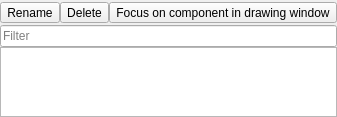
  <widget class="QDockWidget" name="dockDesign">
   <property name="windowIcon">
    <iconset>
     <normalon>:/design</normalon>
    </iconset>
   </property>
   <property name="toolTip">
    <string>Design Dock</string>
   </property>
   <property name="statusTip">
    <string>Design Dock</string>
   </property>
   <property name="whatsThis">
    <string>Design Dock</string>
   </property>
   <property name="accessibleName">
    <string>Design Dock</string>
   </property>
   <property name="accessibleDescription">
    <string>Design Dock</string>
   </property>
   <property name="floating">
    <bool>false</bool>
   </property>
   <property name="features">
    <set>QDockWidget::AllDockWidgetFeatures</set>
   </property>
   <property name="windowTitle">
    <string>QComponents</string>
   </property>
   <attribute name="dockWidgetArea">
    <number>1</number>
   </attribute>
   <widget class="QWidget" name="dockWidgetContents">
    <layout class="QVBoxLayout" name="verticalLayout_3">
     <property name="spacing">
      <number>0</number>
     </property>
     <property name="leftMargin">
      <number>0</number>
     </property>
     <property name="topMargin">
      <number>0</number>
     </property>
     <property name="rightMargin">
      <number>0</number>
     </property>
     <property name="bottomMargin">
      <number>0</number>
     </property>
     <item>
      <layout class="QGridLayout" name="gridLayout">
       <property name="sizeConstraint">
        <enum>QLayout::SetNoConstraint</enum>
       </property>
       <property name="topMargin">
        <number>2</number>
       </property>
       <property name="bottomMargin">
        <number>2</number>
       </property>
       <property name="spacing">
        <number>0</number>
       </property>
       <item row="0" column="2">
        <widget class="QToolButton" name="btn_comp_zoom">
         <property name="toolTip">
          <string>Focus on component in drawing window</string>
         </property>
         <property name="statusTip">
          <string>Focus on component in drawing window</string>
         </property>
         <property name="text">
          <string>Focus on component in drawing window</string>
         </property>
         <property name="icon">
          <iconset resource="main_window_rc.qrc">
           <normaloff>:/fullscreen</normaloff>:/fullscreen</iconset>
         </property>
        </widget>
       </item>
       <item row="0" column="1">
        <widget class="QToolButton" name="btn_comp_del">
         <property name="toolTip">
          <string>Delete a selected component</string>
         </property>
         <property name="statusTip">
          <string>Delete a selected component</string>
         </property>
         <property name="whatsThis">
          <string>Delete a selected component</string>
         </property>
         <property name="text">
          <string>Delete</string>
         </property>
         <property name="icon">
          <iconset resource="main_window_rc.qrc">
           <normaloff>:/delete</normaloff>:/delete</iconset>
         </property>
         <property name="popupMode">
          <enum>QToolButton::DelayedPopup</enum>
         </property>
         <property name="toolButtonStyle">
          <enum>Qt::ToolButtonIconOnly</enum>
         </property>
        </widget>
       </item>
       <item row="0" column="0">
        <widget class="QToolButton" name="btn_comp_rename">
         <property name="text">
          <string>Rename</string>
         </property>
        </widget>
       </item>
      </layout>
     </item>
     <item>
      <layout class="QHBoxLayout" name="horizontalLayout">
       <property name="spacing">
        <number>0</number>
       </property>
       <item>
        <widget class="QLineEdit" name="filter_text_design">
         <property name="text">
          <string/>
         </property>
         <property name="placeholderText">
          <string>Filter</string>
         </property>
         <property name="clearButtonEnabled">
          <bool>true</bool>
         </property>
        </widget>
       </item>
      </layout>
     </item>
     <item>
      <widget class="QTableView_AllComponents" name="tableComponents">
       <property name="sizeAdjustPolicy">
        <enum>QAbstractScrollArea::AdjustToContents</enum>
       </property>
       <property name="autoScroll">
        <bool>false</bool>
       </property>
       <property name="alternatingRowColors">
        <bool>true</bool>
       </property>
       <property name="selectionBehavior">
        <enum>QAbstractItemView::SelectRows</enum>
       </property>
       <property name="sortingEnabled">
        <bool>true</bool>
       </property>
       <attribute name="horizontalHeaderVisible">
        <bool>true</bool>
       </attribute>
       <attribute name="horizontalHeaderShowSortIndicator" stdset="0">
        <bool>false</bool>
       </attribute>
       <attribute name="horizontalHeaderStretchLastSection">
        <bool>true</bool>
       </attribute>
       <attribute name="verticalHeaderVisible">
        <bool>false</bool>
       </attribute>
      </widget>
     </item>
    </layout>
   </widget>
  </widget>
